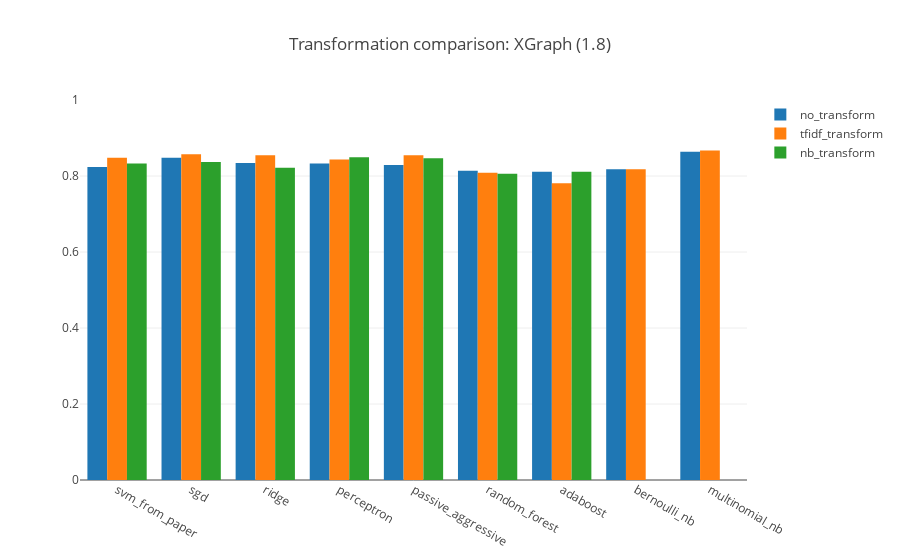

Source (notebook cell):
### Code cell
groups = [
    ("no_transform", newsgroups_no_transformation_uni_results),
    ("tfidf_transform", newsgroups_tfidf_transformed_uni_results), 
    ("nb_transform", newsgroups_nb_transformed_uni_results)
]

clfs = list(all_classifiers.keys())

traces = OrderedDict()
for i in range(len(groups)):
    transformation = groups[i][1]
    transformation_name = groups[i][0]
    scores = []
    for label in clfs:
        try:
            score = transformation[label]
        except:
            score = 0.0
        scores.append(score)
    traces["trace_{}".format(transformation_name)] = go.Bar(
        x=clfs,
        y=scores,
        name=transformation_name,
    )

data_ = [v for k, v in traces.items()]
layout_ = go.Layout(
    barmode='group',
    title='Transformation comparison: XGraph (1.8)',
    yaxis=dict(
        range=[0, 1]
    )
)

fig_ = go.Figure(data=data_, layout=layout_)
iplot(fig_)

### Figure 1 — Plotly figure (JSON) as saved in the notebook; plotly's stock layout.template omitted (floating-point values rounded to 4 significant figures)
{"data": [{"name": "no_transform", "type": "bar", "uid": "eef8cedd-0ded-49c2-8817-231dc184f4ce", "x": ["svm_from_paper", "sgd", "ridge", "perceptron", "passive_aggressive", "random_forest", "adaboost", "bernoulli_nb", "multinomial_nb"], "y": [0.824, 0.8482, 0.8342, 0.8329, 0.8291, 0.8138, 0.8112, 0.8176, 0.8635]}, {"name": "tfidf_transform", "type": "bar", "uid": "fc7b5225-88a3-4e83-a335-24763142f18d", "x": ["svm_from_paper", "sgd", "ridge", "perceptron", "passive_aggressive", "random_forest", "adaboost", "bernoulli_nb", "multinomial_nb"], "y": [0.8482, 0.8571, 0.8546, 0.8431, 0.8546, 0.8087, 0.7806, 0.8176, 0.8673]}, {"name": "nb_transform", "type": "bar", "uid": "eec28add-4ed8-4a86-9458-7b90eacd9b58", "x": ["svm_from_paper", "sgd", "ridge", "perceptron", "passive_aggressive", "random_forest", "adaboost", "bernoulli_nb", "multinomial_nb"], "y": [0.8329, 0.8367, 0.8214, 0.8495, 0.8469, 0.8061, 0.8112, 0, 0]}], "layout": {"barmode": "group", "title": {"text": "Transformation comparison: XGraph (1.8)"}, "yaxis": {"range": [0, 1]}}}
